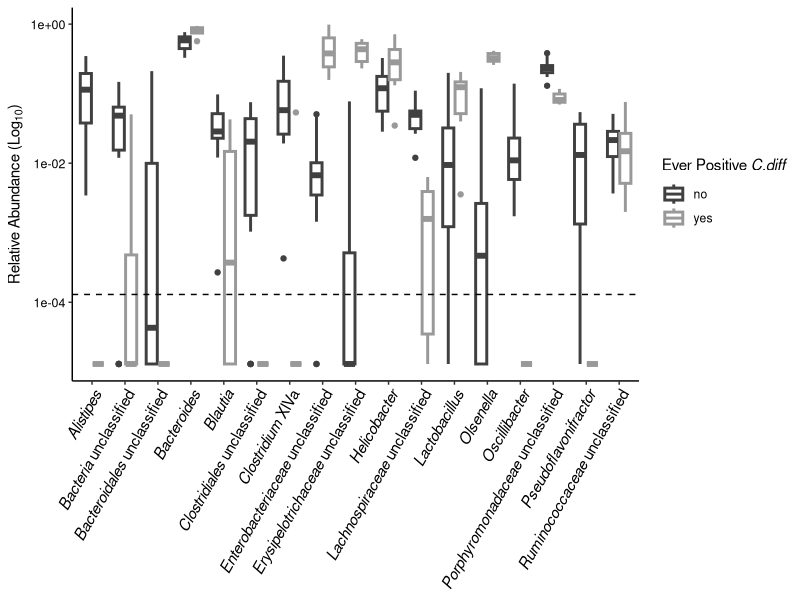
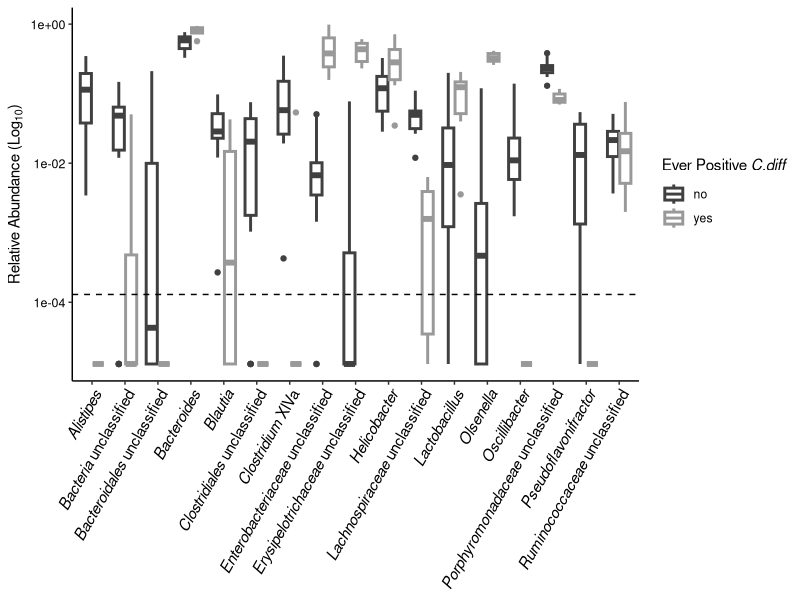

The R source for these figures, in order:

###############################################################################
# INTRO
# LeFSE analysis; top differentially abundant taxa in fecal samples of FMT recipients day 0 of C.difficile challenge (Fig 3D)
# 12-26-21
#Madeline R Barron
###############################################################################

# Goal: Generate a plot of the top differentially abundant bacterial taxa between FMT recipients that did or do not become colonized
#by C. difficile (fecal samples day of C.difficile challenge)

###############################################################################
# (01) LIBRARIES
###############################################################################
library(ggtext)
library(RColorBrewer)
library(tidyverse)


###############################################################################
# (02)READ DATA
###############################################################################

#   (A)Read in metadata file
meta <-read.csv("data/antip40_exp1_exp2_exp3_fmt_metadata.csv")

#   (B) Read in lefse summary file output by mothur; depicts OTUs that differ significantly between samples susceptiblevs resistant to C.difficile
lefse <- read.csv("data/fmt_d0_lefse.0.03.lefse_summary.csv") %>%
  rename_all(tolower) #Read in lefse summary file (mothur output)

#   (C)Read in shared file indicating counts of OTUs in samples on D0 C.diff challenge (7 days post-FMT) used in lefse

lefse_shared <- read.csv("data/fmt_d0_lefse.shared.csv")%>%
  select(-label, -numOtus) %>%
  pivot_longer(cols=-group, names_to="otu", values_to="count") %>%
  rename_all(tolower)

#   (D) Read in taxonomy file

tax <- read.csv("data/final.taxonomy.csv") %>% #Reading in taxonomy info
  rename_all(tolower) %>% # Formatting colnames
  mutate(taxonomy = str_replace_all(taxonomy, "(\\(\\d+\\)|\\;$)", "")) %>% # Removing confidence scores and trailing ';'
  separate(taxonomy, into = c("kingdom", "phylum", "class", "order", "family", "genus"), sep = ";") %>% # Breaking tax into levels
  gather(key = level, value = classification, -otu, -size)

# (E) Read in file denoting which partition (community type) samples fall into

design <- read.csv("data/fmt_d0_lefse_design.csv")

design_meta <- left_join(meta, design) %>%
              filter(day == 0,
                     mouse_genotype.x != "il10",
                     treatment != "No_treatment",
                     fmt_donor_recipient != "donor")


###############################################################################
# (03) MERGE LEFSE AND META DATA
###############################################################################

#     (A) Merge lefse summary file with shared, filtering so only OTUs where LDA >= 3 are shown
lefse_shared_2 <- inner_join(lefse_shared, lefse) %>%
  filter(lda >= 3)

#     (B) Merge meta and lefse summary/shared data
lefse_meta <- inner_join(lefse_shared_2,meta)

###############################################################################
# (03) CALCULATE RELATIVE ABUNDANCE
###############################################################################

#     (A)  Relative abundance
rel_abund <- lefse_meta%>%
  group_by(group) %>% # Group by sample col
  mutate(total_count = sum(count)/6, # Calculating total reads per sample and appending to df
         rel_abund = count/total_count) %>%  # Calculating rel abund for each Otu and appending to df
  ungroup() #The result is a table containing relative abundance of each OTU for each sample

smallest_non_zero <- rel_abund %>%
    filter(rel_abund > 0) %>%
    slice_min(rel_abund) %>%
    pull(rel_abund) %>% .[1]
rel_abund <- rel_abund %>%
    mutate(rel_abund_c = rel_abund + smallest_non_zero / 10)
###############################################################################
# (04) MERGE TAXONOMY AND SAMPLE INFORMATION
###############################################################################

#     (A) Join taxonomy with relative abundance dataframe
rel_abund_tax <- inner_join(rel_abund, tax)

# (B) Join sample community type with relative abundance/taxonomy info

rel_abund_design <- left_join(rel_abund_tax, design) #%>%
#select(group, rel_abund, class, partition, level, classification,
#otu, treatment_no_cd, pvalue, lda) #grouping by these parameters

# (B)
agg_otu_rel_abund <- rel_abund_design %>%
  filter(level == "genus") %>%
  group_by(group, rel_abund_c, ever_pos_cdiff,
           otu, treatment, pvalue, classification,lda) %>% # Aggregates classifications based on treatment
  summarize(agg_rel_abund_c = sum(rel_abund_c)) %>% # Calculating aggregated rel abund
  ungroup()


#    (C) Finding tax classifications for a given tax level
top_otu_tax <- agg_otu_rel_abund %>%
  group_by(classification, group, ever_pos_cdiff) %>%
  summarize(mean_rel_abund_c = mean(agg_rel_abund_c)) %>%
  mutate(tax_label = case_when(
      str_detect(classification, '_') ~ str_replace(classification, "(^\\w+)_(.*)", "_\\1_ \\2"),
                               TRUE ~ paste0('_', classification, '_'))
         )

###############################################################################
# (05) PLOTTING
###############################################################################

#   (A) Plotting log10 relative abundance in each sample identified as significant (LDA >= 2)
# in lefse analysis. We are grouping by the C.diff susceptibility of each sample.

colors <- c("no" = "#404040",
            "yes" = "#999999")

abund <- top_otu_tax %>%
  ggplot(aes(x = tax_label, y = mean_rel_abund_c, color = ever_pos_cdiff)) +
  geom_boxplot(lwd = 1) +
  geom_hline(yintercept = smallest_non_zero, linetype = 'dashed') +
  labs(y = expression("Relative Abundance ("*Log[10]*")"),
       color = "Ever Positive _C.diff_") +
  scale_color_manual(values = colors)+
  scale_y_log10() +
  #stat_summary(aes(group=ever_pos_cdiff),fun=mean,fun.min=mean,fun.max=mean,geom="crossbar",
               #width=0.5,colour="black",position=position_dodge(width=0.7)) +
  theme_classic() +
  theme(axis.text.y = element_text(size = 9, colour = "black"),
        axis.text.x = element_markdown(size = 11, colour = "black", angle = 60, hjust=1),
        axis.title.x = element_blank(),
        legend.title = element_markdown(),
        text = element_text(colour = "black", size = 11))

abund
ggsave('figures/raw/Fig4_rel-abun.pdf', plot = abund)
#Note: Figure labels and legend modified in Adobe Illustrator.
